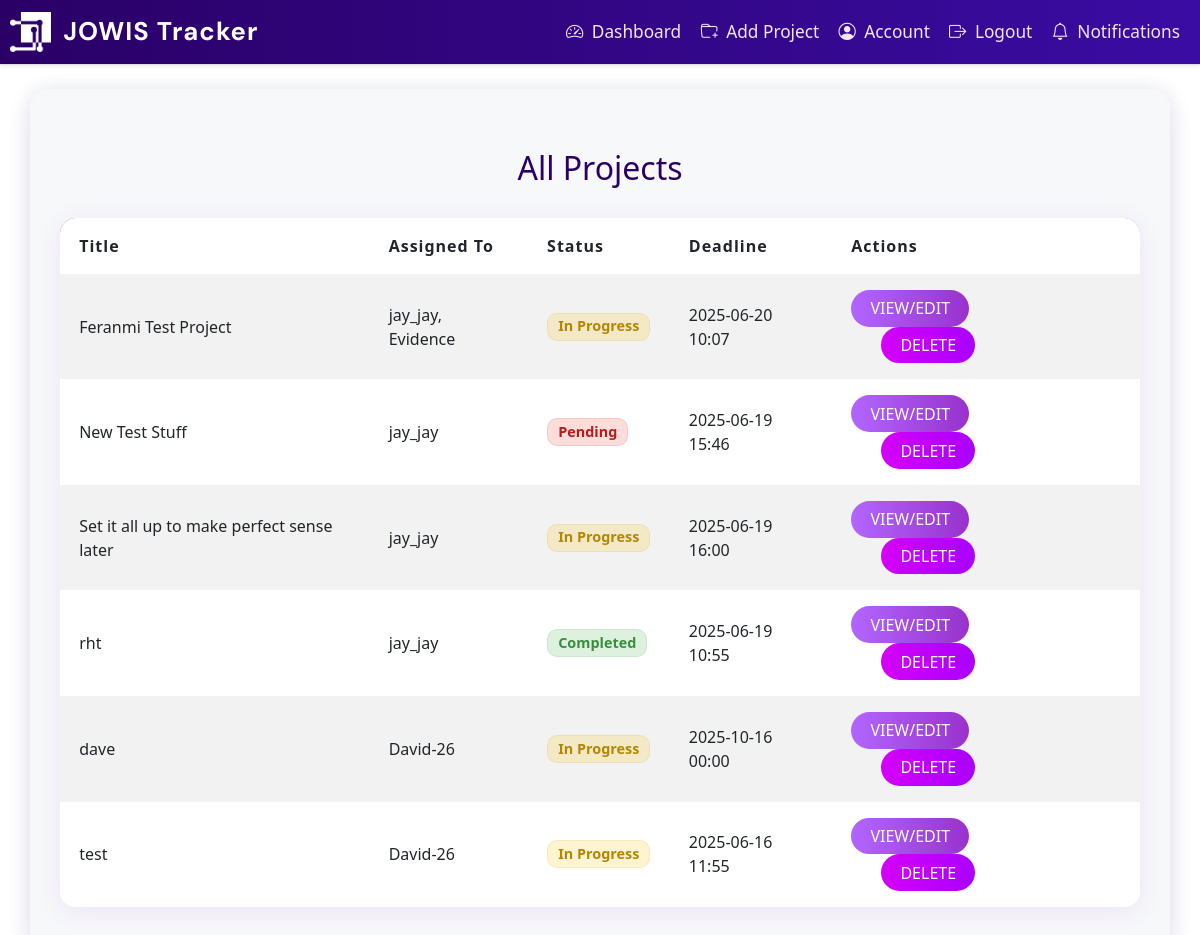
Page /admin/projects (signed in) on the committed database.
### app/dbmodels.py (models this page shows, shortened)
class Project(db.Model):
    id = db.Column(db.Integer, primary_key=True)
    title = db.Column(db.String(150), nullable=False)
    description = db.Column(db.Text, nullable=False)
    tasks = db.relationship("Task", backref="project", cascade="all, delete-orphan", passive_deletes=True)
    milestones = db.relationship("Milestone", backref="project", cascade="all, delete-orphan", passive_deletes=True)
    deadline = db.Column(db.DateTime, nullable=False, default = datetime.now(timezone.utc)) # default to current time in UTC
    status = db.Column(db.String(20), nullable=False, default="Pending")
    comment = db.Column(db.Text, nullable=True)
    users = db.relationship(
        'User',
        secondary=project_users,
        back_populates='projects'
    )

class User(db.Model, UserMixin):
    id = db.Column(db.Integer, primary_key=True)
    username = db.Column(db.String(150), unique=True, nullable=False)
    email = db.Column(db.String(150), unique=True, nullable=False)
    password_hash = db.Column(db.String(150), nullable=False)
    tasks = db.relationship("Task", backref="assigned_to", cascade='all, delete-orphan',passive_deletes=True)
    role = db.Column(db.String(50), nullable=False, default="employee") # or admin
    must_change_password = db.Column(db.Boolean, default=True)
    projects = db.relationship(
        'Project',
        secondary=project_users,
        back_populates='users'
    )
    reset_code = db.Column(db.String(8), nullable=True)
    reset_code_expiry = db.Column(db.DateTime, nullable=True)

### app/routes.py (the view)
@main.route('/admin/projects')
@login_required
def admin_projects():
    if current_user.role != "admin":
        abort(403)
    status = request.args.get('status')
    show_completed = request.args.get('show_completed')
    if status:
        projects = Project.query.filter_by(status=status).all()
    elif show_completed:
        projects = Project.query.filter_by(status='Completed').all() if current_user.role == "admin" else [p for p in current_user.projects if p.status == 'Completed']
    else:
        projects = Project.query.all()
    return render_template('admin_projects.html', projects=projects)

### app/__init__.py (called while the page is built)
def create_app():
    app= Flask(__name__)
    app.config.from_object("config.Config") # load app config from config.py
    db.init_app(app)
    migrate.init_app(app, db)
    login_manager.init_app(app)
    mail.init_app(app)
    scheduler.init_app(app)
    scheduler.start()
    from . import jobs  # <-- Import jobs to register them
    from .admin import init_admin
    init_admin(app)
    login_manager.login_view = "main.login"
    login_manager.login_message_category ="info"
    from .dbmodels import User
    @login_manager.user_loader
    def load_user(user_id):
        return User.query.get(int(user_id))
    from .routes import main
    app.register_blueprint(main)
    @app.errorhandler(403)
    def forbidden(e):
        return render_template("403.html"), 403
    return app

### app/templates/admin_projects.html
{% extends "base.html" %}
{% block content %}
<div class="container mt-4">
  <h2>All Projects{% if request.args.get('status') %} ({{ request.args.get('status') }}){% endif %}</h2>
  <table class="table table-striped">
    <thead>
      <tr>
        <th>Title</th>
        <th>Assigned To</th>
        <th>Status</th>
        <th>Deadline</th>
        <th>Actions</th>
      </tr>
    </thead>
    <tbody>
      {% for project in projects %}
      <tr>
        <td>{{ project.title }}</td>
        <td>
          {% for user in project.users %}
            {{ user.username }}{% if not loop.last %}, {% endif %}
          {% endfor %}
        </td>
        <td>
          {% if project.status == 'Completed' %}
            <span class="badge bg-success">Completed</span>
          {% elif project.status == 'Pending' %}
            <span class="badge bg-danger">Pending</span>
          {% elif project.status == 'In Progress' %}
            <span class="badge bg-warning text-dark">In Progress</span>
          {% else %}
            <span class="badge bg-secondary">Unknown</span>
          {% endif %}
        </td>
        <td>{{ project.deadline.strftime('%Y-%m-%d %H:%M') if project.deadline else 'N/A' }}</td>
        <td>
          <a href="{{ url_for('main.admin_project_detail', project_id=project.id) }}" class="btn btn-info btn-sm">View/Edit</a>
          <form action="{{ url_for('main.delete_project', project_id=project.id) }}" method="POST" style="display:inline;">
            <button type="submit" class="btn btn-danger btn-sm" onclick="return confirm('Delete this project?');">Delete</button>
          </form>
        </td>
      </tr>
      {% endfor %}
    </tbody>
  </table>
</div>
{% endblock %}

### app/static/style.css (style rules this page uses)
body { background: #fff !important; font-family: "Segoe UI", Tahoma, Geneva, Verdana, sans-serif; color: #333; margin: 0; padding: 0; }
.btn, input[type="submit"], .submit, .btn-primary, .btn-outline-primary, .button { background: linear-gradient(90deg, #2a0066 0%, #3a0ca3 100%); color: #fff !important; border: none; transition: background 0.2s; }
body, body.bg-light, body.bg-gradient, body.bg-purple, body.bg-pink { background: #fff !important; }
.container, .container-login, .container-signup, .signup-container, .signup-container-1, .form-container { background: #f7f8fa !important; box-shadow: 0 4px 24px rgba(42, 0, 102, 0.08); border-radius: 1.2rem; }
h2, .signup-container h2 { color: #2a0066; text-align: center; margin-bottom: 30px; }
h2 { text-align: center; margin-bottom: 20px; color: #333; }
body { font-family: "Segoe UI", Tahoma, Geneva, Verdana, sans-serif; background-color: #f0f2f5; margin: 0; }
form { width: 350px; }
h2 { margin-bottom: 25px; color: #333; }
a { color: #007bff; text-decoration: none; }
body { background-color: #f2f2f2; font-family: Arial, sans-serif; margin: 0; }
body { background-color: #f4f6f8; font-family: "Segoe UI", Tahoma, Geneva, Verdana, sans-serif; color: #333; margin: 0; padding: 0; }
.container { padding: 30px; border-radius: 12px; }
h2 { text-align: center; margin-bottom: 30px; color: #2c3e50; }
body { font-family: "Segoe UI", Tahoma, Geneva, Verdana, sans-serif; background-color: #f4f6f8; margin: 0; }
h2 { text-align: center; color: #333; margin-top: 30px; }
form { padding: 25px 30px; border-radius: 10px; box-shadow: 0 4px 10px none; width: 100%; max-width: 500px; margin: 20px auto; }
.badge { align-items: center; font-size: 0.9em; padding: 0.4em 0.7em; border-radius: 0.7em; }
body { background: linear-gradient(120deg, #e3e6fd 0%, #cebbfb 100%); }
.btn, input[type="submit"] { border-radius: 2em; font-weight: 600; padding: 0.6em 2em; background: linear-gradient(90deg, #5d19d2 0%, #7842f5 100%); color: #fff; border: none; transition: background 0.2s; }
.table-striped { background: #fff; border-radius: 1rem; overflow: hidden; box-shadow: 0 4px 24px rgba(33, 150, 243, 0.1); }
.table thead { background: linear-gradient(90deg, #5419d2 0%, #7b42f5 100%); color: #fff; font-weight: 600; letter-spacing: 1px; }
.table th, .table td { vertical-align: middle !important; padding: 1rem 1.2rem; border: none; }
.table-striped tbody tr:nth-of-type(odd) { background: #e3f2fd; }
.table-striped tbody tr:nth-of-type(even) { background: #f7fbff; }
.btn-info.btn-sm { background: linear-gradient(90deg, #9642f5 0%, #8219d2 100%); border: none; color: #fff; font-weight: 500; border-radius: 2em; padding: 0.4em 1.2em; margin-right: 0.3em; transition: background 0.2s; }
.btn-danger.btn-sm { border-radius: 2em; padding: 0.4em 1.2em; font-weight: 500; background: linear-gradient(90deg, #ff5252 0%, #ff1744 100%); border: none; color: #fff; transition: background 0.2s; }

### rows in the picture
Project: title "Feranmi Test Project", status "In Progress", deadline "2025-06-20 10:07"
User: username "jay_jay"
User: username "Evidence"
Project: title "New Test Stuff", status "Pending", deadline "2025-06-19 15:46"
Project: title "Set it all up to make perfect sense later", status "In Progress", deadline "2025-06-19 16:00"
Project: title "rht", status "Completed", deadline "2025-06-19 10:55"
Project: title "dave", status "In Progress", deadline "2025-10-16 00:00"
User: username "David-26"
Project: title "test", status "In Progress", deadline "2025-06-16 11:55"
